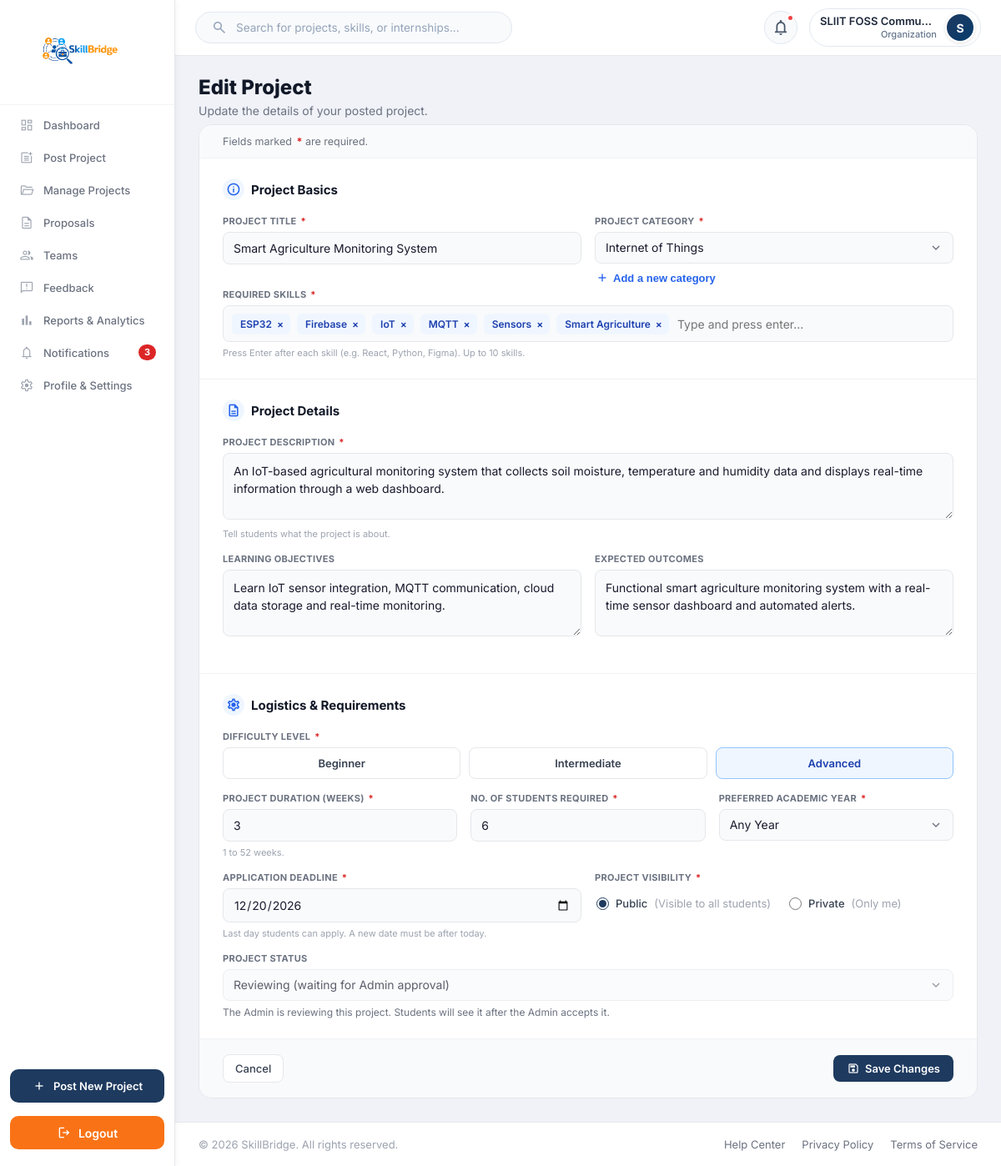
Screenshot of /Functions/Organization/edit_project.php?id=11 (signed in) with the database file from the repository.
### tables this page shows
CREATE TABLE `user` (
  `Email` varchar(100) NOT NULL,
  `password` varchar(100) NOT NULL,
  `role` varchar(100) NOT NULL,
  `status` varchar(20) NOT NULL DEFAULT 'De-Active',
  `verification_code` varchar(20) NOT NULL,
  `created_at` timestamp NULL DEFAULT current_timestamp()
);

CREATE TABLE `projects` (
  `id` int(11) NOT NULL,
  `organization_email` varchar(100) NOT NULL,
  `category_id` int(11) DEFAULT NULL,
  `title` varchar(255) NOT NULL,
  `icon` varchar(50) DEFAULT '?',
  `description` text DEFAULT NULL,
  `learning_objectives` text DEFAULT NULL,
  `expected_outcomes` text DEFAULT NULL,
  `difficulty` varchar(30) DEFAULT 'Intermediate',
  `duration_weeks` int(11) DEFAULT NULL,
  `members` int(11) DEFAULT 1,
  `preferred_year` varchar(20) DEFAULT 'Any Year',
  `deadline` date DEFAULT NULL,
  `visibility` varchar(20) DEFAULT 'Public',
  `status` varchar(30) DEFAULT 'reviewing',
  `posted_at` timestamp NOT NULL DEFAULT current_timestamp()
);

CREATE TABLE `project_categories` (
  `category_id` int(11) NOT NULL,
  `category_name` varchar(100) NOT NULL
);

### Functions/Organization/edit_project.php (the view, shortened to what the rows shown need)
<?php
include "../../Config/db.php";
include "../../Session/Session.php";
require_once __DIR__ . "/../../Backend/Organization/edit_project.php";
$extra_css = '<link rel="stylesheet" href="../../Assets/CSS/Organization/project_form.css?v=' . filemtime(__DIR__ . '/../../Assets/CSS/Organization/project_form.css') . '">';
include "../../Includes/org_sidebar.php";
include "../../Includes/dash_header.php";
?>
<main class="content">
    <div class="dashboard-header">
        <div>
            <h1>Edit Project</h1>
        </div>
    </div>
    <form id="editProjectForm" action="edit_project.php?id=<?= (int)$project['id'] ?>" method="POST" novalidate>
        <div class="post-form-card">
            <div class="post-section">
                <div class="form-row">
                    <div class="form-group">
                        <label class="form-label">Project Title <span class="req">*</span></label>
                        <input type="text" name="title" class="form-input" maxlength="80" value="<?= htmlspecialchars($project['title']) ?>">
                    </div>
                    <div class="form-group">
                        <label class="form-label">Project Category <span class="req">*</span></label>
                        <select name="category" class="form-select">
                            <?php
                            foreach ($categories as $cat):
                            ?>
                                <option value="<?= htmlspecialchars($cat) ?>" <?= ($project['category'] === $cat) ? 'selected' : '' ?>><?= htmlspecialchars($cat) ?></option>
                            <?php endforeach; ?>
                        </select>
                        <button type="button" class="add-cat-btn" id="addCategoryBtn">
                            <span class="material-symbols-outlined">add</span>Add a new category
                        </button>
                    </div>
                </div>
            </div>
            <div class="post-section">
                <div class="form-group">
                    <label class="form-label">Project Description <span class="req">*</span></label>
                    <textarea name="description" class="form-textarea" maxlength="3000"><?= htmlspecialchars($project['description'] ?? '') ?></textarea>
                    <div class="form-hint">Tell students what the project is about.</div>
                </div>
                <div class="form-row">
                    <div class="form-group">
                        <label class="form-label">Learning Objectives</label>
                        <textarea name="learning_objectives" class="form-textarea" maxlength="1500"><?= htmlspecialchars($project['learning_objectives'] ?? '') ?></textarea>
                    </div>
                    <div class="form-group">
                        <label class="form-label">Expected Outcomes</label>
                        <textarea name="expected_outcomes" class="form-textarea" maxlength="1500"><?= htmlspecialchars($project['expected_outcomes'] ?? '') ?></textarea>
                    </div>
                </div>
            </div>
            <div class="post-section">
                <div class="form-row-3">
                    <div class="form-group">
                        <label class="form-label">No. of Students Required <span class="req">*</span></label>
                        <input type="number" min="<?= max(1, $assignedCount) ?>" max="10" step="1" name="students_required" class="form-input"
                               value="<?= htmlspecialchars((string)($project['members'] ?? '')) ?>" data-min="<?= (int)$assignedCount ?>">
                    </div>
                    <div class="form-group">
                        <label class="form-label">Preferred Academic Year <span class="req">*</span></label>
                        <select name="preferred_year" class="form-select">
                            <?php foreach (PROJECT_YEARS as $yr): ?>
                                <option value="<?= $yr ?>" <?= ($project['preferred_year'] === $yr) ? 'selected' : '' ?>><?= $yr ?></option>
                            <?php endforeach; ?>
                        </select>
                    </div>
                </div>
                <div class="form-row">
                    <div class="form-group">
                        <label class="form-label">Application Deadline <span class="req">*</span></label>
                        <input type="date" name="deadline" class="form-input" value="<?= htmlspecialchars($deadlineValue) ?>"
                               data-original="<?= htmlspecialchars($originalDeadline) ?>"
                               min="<?= date('Y-m-d', strtotime('+1 day')) ?>" max="<?= date('Y-m-d', strtotime('+1 year')) ?>">
                        <div class="form-hint">Last day students can apply. A new date must be after today.</div>
                    </div>
                    <div class="form-group">
                        <div class="radio-inline">
                            <label class="radio-option">
                                <input type="radio" name="visibility" value="Public" <?= ($project['visibility'] === 'Public') ? 'checked' : '' ?>>
                                Public <span style="color:#9ca3af; font-weight:400;">(Visible to all students)</span>
                            </label>
                            <label class="radio-option">
                                <input type="radio" name="visibility" value="Private" <?= ($project['visibility'] === 'Private') ? 'checked' : '' ?>>
                                Private <span style="color:#9ca3af; font-weight:400;">(Only me)</span>
                            </label>
                        </div>
                    </div>
                </div>
                <div class="form-group">
                    <label class="form-label">Project Status</label>
                    <?php if (isset($adminOnlyStatusLabels[$project['status']])): ?>
                        <select class="form-select" disabled>
                            <option selected><?= htmlspecialchars($adminOnlyStatusLabels[$project['status']]) ?></option>
                        </select>
                        <div style="font-size:12px; color:#6b7280; margin-top:6px;">
                            <?php if ($project['status'] === 'reviewing'): ?>
                                The Admin is reviewing this project. Students will see it after the Admin accepts it.
                            <?php else: ?>
                                This status was set by the Admin and can't be changed here.
                            <?php endif; ?>
                        </div>
                    <?php endif; ?>
                </div>
            </div>
        </div>
    </form>
</main>
<?php include "../../Includes/dash_footer.php"; ?>

### Includes/dash_header.php (shortened to what the rows shown need)
<?php
require_once __DIR__ . '/../Session/Session.php';
require_once __DIR__ . '/../Config/db.php';
$user = function_exists('current_user') ? current_user() : null;
$name = "User";
$role = "Student";
if($user && isset($conn)){
    $name = $user['username'] ?? $user['Name'] ?? "User";
    $email = $user['Email'] ?? $user['email'] ?? null;
    if(!empty($user['role'])){
        $role = ucfirst($user['role']);
    }
    if($email){
        $sql = "
            SELECT
                u.Email,
                u.role,
                COALESCE(s.Name, a.Name,c.Name, o.Name) AS db_name,
                COALESCE(s.profile_image, a.profile_image, c.profile_img) AS profile_image
            FROM user u
            LEFT JOIN student s ON u.Email = s.Email
            LEFT JOIN admin a ON u.Email = a.Email
            LEFT JOIN company c ON u.Email = c.Email
            LEFT JOIN organization o ON u.Email = o.Email
            WHERE u.Email = ?
            LIMIT 1
        ";
        $stmt = $conn->prepare($sql);
        if($stmt){
            $stmt->bind_param("s", $email);
            $stmt->execute();
            $result = $stmt->get_result();
            if($data = $result->fetch_assoc()){
                if(!empty($data['db_name'])){
                    $name = $data['db_name'];
                }
                if(!empty($data['role'])){
                    $role = ucfirst($data['role']);
                }
            }
        }
    }
}
$base_url = $GLOBALS['BASE_URL'] ?? '/Skill_Bridge_Group_Project';
$currentRoleFolder = ucfirst($role ?: "Student");
$profile_dir = is_dir(__DIR__ . '/../Functions/' . $currentRoleFolder)
    ? 'Functions/' . $currentRoleFolder
    : 'Functions/Dashboards/' . ($role ?: 'Student');
$profile_file = __DIR__ . '/../' . $profile_dir . '/profile.php';
$profile_url = file_exists($profile_file)
    ? $base_url . "/" . $profile_dir . "/profile.php"
    : "";
?>
<link rel="stylesheet" href="<?php echo $base_url; ?>/Assets/CSS/header.css?v=<?php echo time(); ?>">
<header class="top-header">
    <div class="header-right">
        <div class="profile" <?php if (!empty($profile_url)): ?>onclick="window.location.href='<?php echo htmlspecialchars($profile_url); ?>'" title="Edit Profile & Settings"<?php endif; ?>>
            <div class="profile-info">
                <h4><?php echo htmlspecialchars($name); ?></h4>
                <small><?php echo htmlspecialchars($role); ?></small>
            </div>
        </div>
    </div>
</header>

### rows the page displays
user: role "Organization"
projects: title "Smart Agriculture Monitoring System", description "An IoT-based agricultural monitoring system that collects soil moisture, temperature and humidity data and displays real-time information through a web dashboard.", learning_objectives "Learn IoT sensor integration, MQTT communication, cloud data storage and real-time monitoring.", expected_outcomes "Functional smart agriculture monitoring system with a real-time sensor dashboard and automated alerts.", students_required "6", preferred_year "Any Year", deadline "12/20/2026", visibility "☑ Public (Visible to all student", visibility "☐ Private (Only me)", status "Reviewing (waiting for Admin approval)"
project_categories: category "Internet of Things"

### other values shown
$orgUnreadNotifications "3"
$name "SLIIT FOSS Commu…"
$initial "S"
$level "Beginner"
$level "Intermediate"
$level "Advanced"
